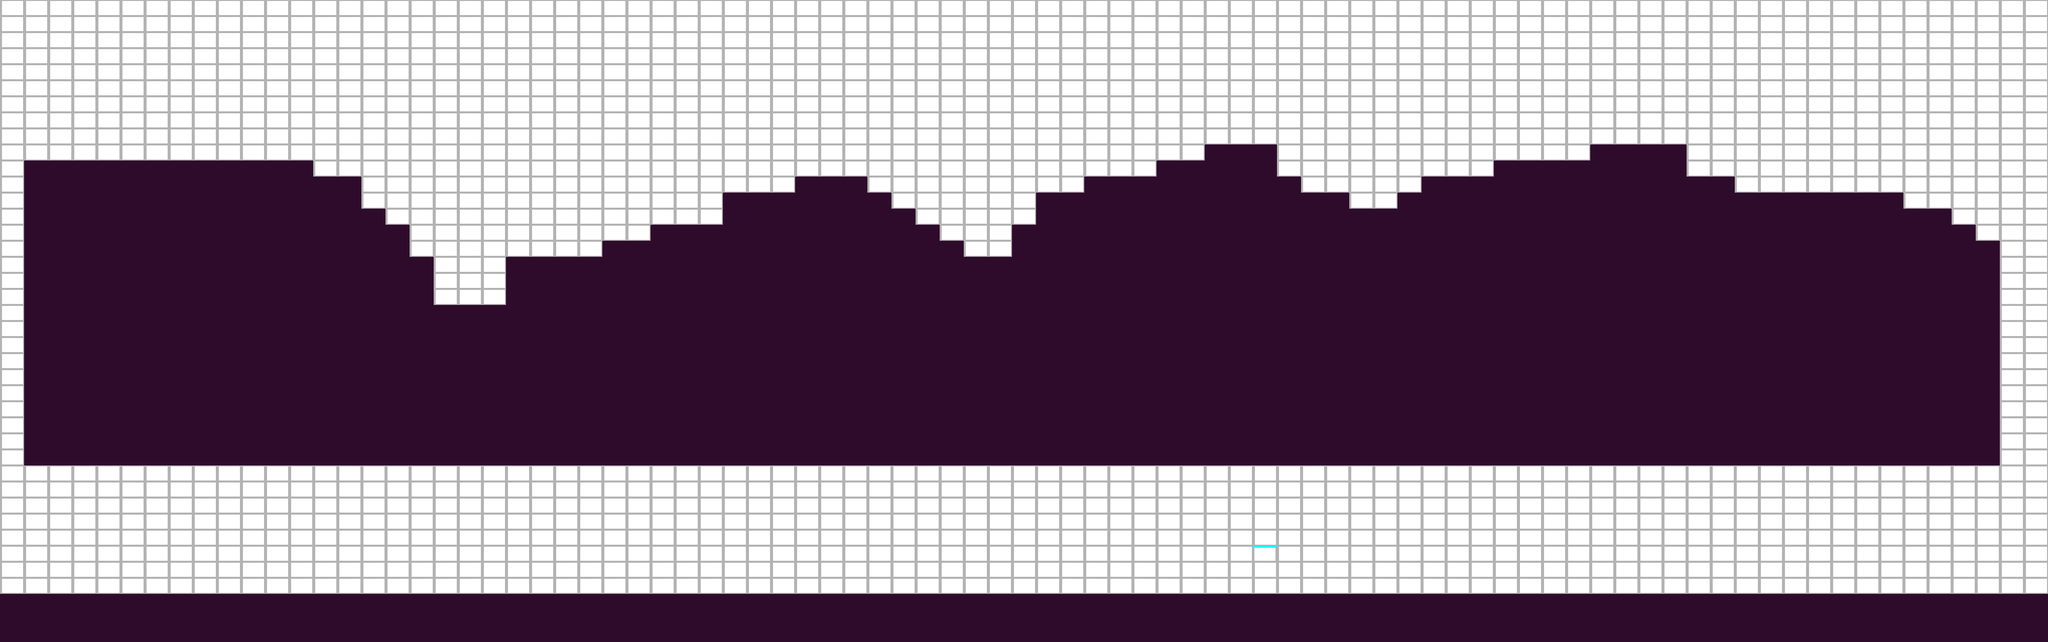

The image is a tile-based game level rendered from a .tmx file. Its description and source (layers, tilesets, objects; grid data summarised) follow:
An orthogonal 85x40 tile map with 48x32 px tiles, 3 tile layers (background, ladders, platforms) and 16 objects (13x LevelDoor, 2x Tree, CheckPoint).

<map version="1.0" orientation="orthogonal" width="85" height="40" tilewidth="48" tileheight="32" backgroundcolor="#2e0b2b">
 <properties>
  <property name="Title" value="Cemetery Trouble" />
 </properties>
 <tileset firstgid="1" name="level_tiles" tilewidth="48" tileheight="32">
  <image source="level_tiles.png" width="192" height="128" />
 </tileset>
 <layer name="background" width="85" height="40">
  <data>[3400 cells, 0 non-empty, 0 distinct tile ids]</data>
 </layer>
 <layer name="ladders" width="85" height="40">
  <data>[3400 cells, 0 non-empty, 0 distinct tile ids]</data>
 </layer>
 <layer name="platforms" width="85" height="40">
  <data>[3400 cells, 1761 non-empty, 2 distinct tile ids]</data>
 </layer>
 <objectgroup name="objects" width="85" height="40" opacity="0.95">
  <object name="CheckPoint1" type="CheckPoint" x="144" y="896" width="48" height="32" />
  <object name="LevelDoor" type="LevelDoor" x="960" y="896" width="48" height="32">
   <properties>
    <property name="doorType" value="level" />
    <property name="level" value="2" />
    <property name="title" value="Bridges of Alien County" />
   </properties>
  </object>
  <object name="LevelDoor" type="LevelDoor" x="1200" y="896" width="48" height="32">
   <properties>
    <property name="doorType" value="level" />
    <property name="level" value="3" />
    <property name="title" value="Jig Saw" />
   </properties>
  </object>
  <object name="LevelDoor" type="LevelDoor" x="1680" y="896" width="48" height="32">
   <properties>
    <property name="doorType" value="level" />
    <property name="level" value="5" />
    <property name="title" value="Measure Twice" />
   </properties>
  </object>
  <object name="LevelDoor" type="LevelDoor" x="1920" y="896" width="48" height="32">
   <properties>
    <property name="doorType" value="level" />
    <property name="level" value="6" />
    <property name="title" value="Bombs from Above" />
   </properties>
  </object>
  <object name="LevelDoor" type="LevelDoor" x="1440" y="896" width="48" height="32">
   <properties>
    <property name="doorType" value="level" />
    <property name="level" value="4" />
    <property name="title" value="Bombs Away!" />
   </properties>
  </object>
  <object name="LevelDoor" type="LevelDoor" x="192" y="896" width="48" height="32">
   <properties>
    <property name="doorType" value="stage" />
    <property name="level" value="-1" />
    <property name="title" value="Exit Stage" />
   </properties>
  </object>
  <object name="LevelDoor" type="LevelDoor" x="720" y="896" width="48" height="32">
   <properties>
    <property name="doorType" value="level" />
    <property name="level" value="1" />
    <property name="title" value="Build a Bridge" />
   </properties>
  </object>
  <object name="LevelDoor" type="LevelDoor" x="2160" y="896" width="48" height="32">
   <properties>
    <property name="doorType" value="level" />
    <property name="level" value="7" />
    <property name="title" value="Go Time" />
   </properties>
  </object>
  <object name="LevelDoor" type="LevelDoor" x="2400" y="896" width="48" height="32">
   <properties>
    <property name="doorType" value="level" />
    <property name="level" value="8" />
    <property name="title" value="Pits of Despair" />
   </properties>
  </object>
  <object name="LevelDoor" type="LevelDoor" x="2640" y="896" width="48" height="32">
   <properties>
    <property name="doorType" value="level" />
    <property name="level" value="9" />
    <property name="title" value="Crushed" />
   </properties>
  </object>
  <object name="LevelDoor" type="LevelDoor" x="2880" y="896" width="48" height="32">
   <properties>
    <property name="doorType" value="level" />
    <property name="level" value="10" />
    <property name="title" value="Dangerous Descent" />
   </properties>
  </object>
  <object name="LevelDoor" type="LevelDoor" x="480" y="896" width="48" height="32">
   <properties>
    <property name="doorType" value="level" />
    <property name="level" value="0" />
    <property name="title" value="Mission Briefing" />
   </properties>
  </object>
  <object name="LevelDoor" type="LevelDoor" x="3264" y="896" width="48" height="32">
   <properties>
    <property name="doorType" value="level" />
    <property name="level" value="11" />
    <property name="title" value="Icy Bonus" />
   </properties>
  </object>
  <object name="Tree" type="Tree" x="1584" y="896" width="48" height="32">
   <properties>
    <property name="Base" value="torch" />
    <property name="Light" value="StrobeX" />
    <property name="LightRange" value="0.5" />
   </properties>
  </object>
  <object name="Tree" type="Tree" x="912" y="608" width="48" height="32">
   <properties>
    <property name="Base" value="LightBulb" />
    <property name="Light" value="StrobeX" />
    <property name="LightRange" value="1.0" />
   </properties>
  </object>
 </objectgroup>
</map>
